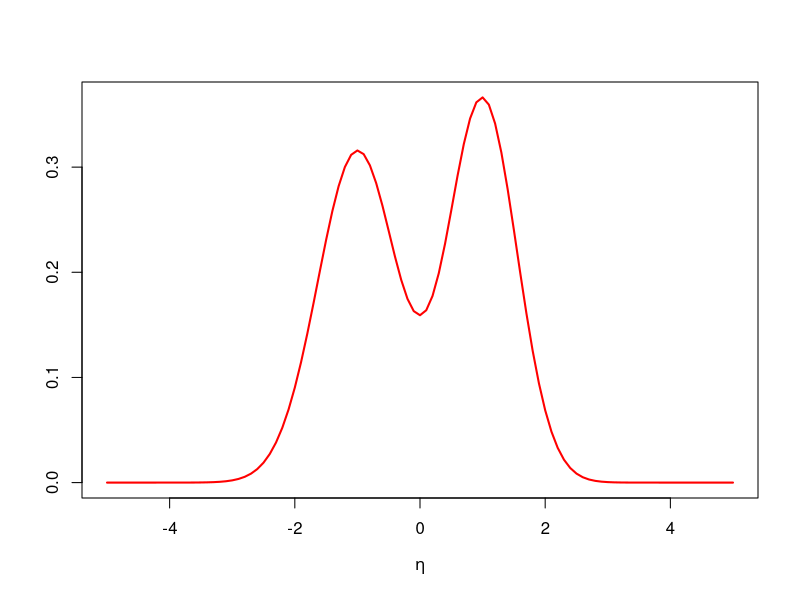
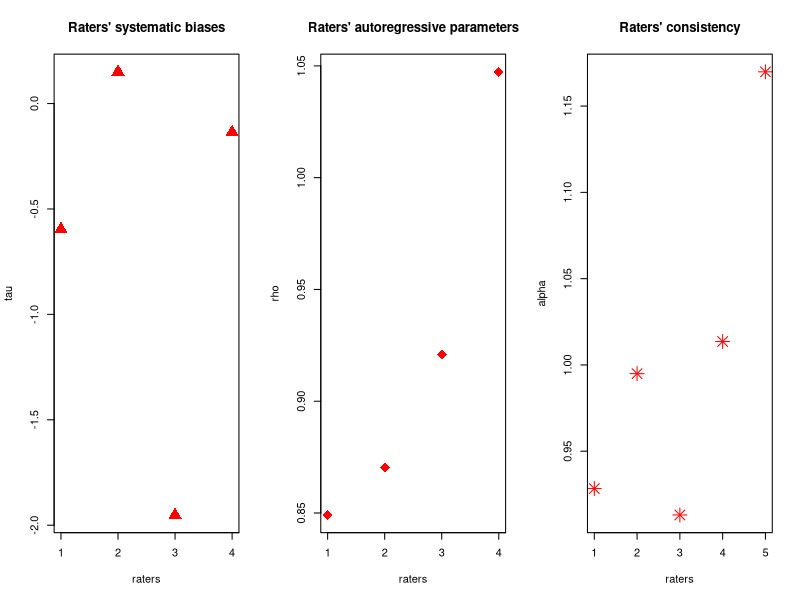
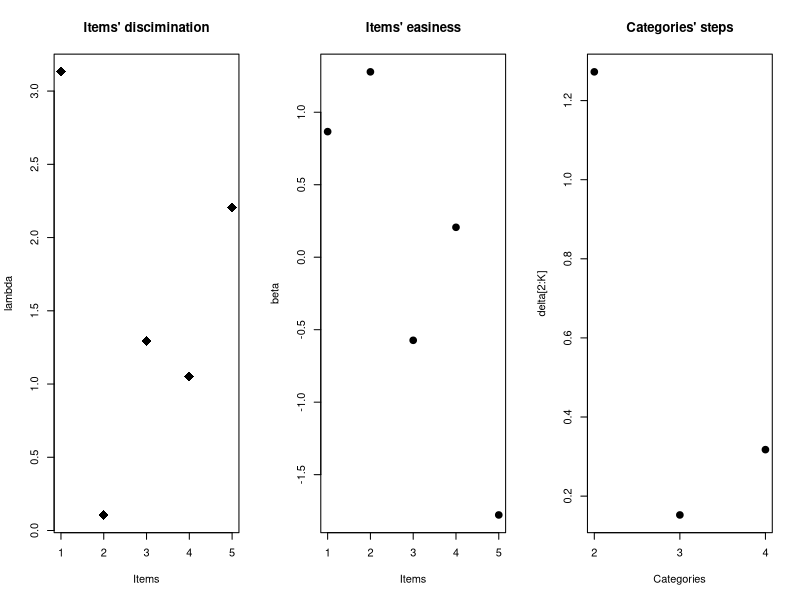
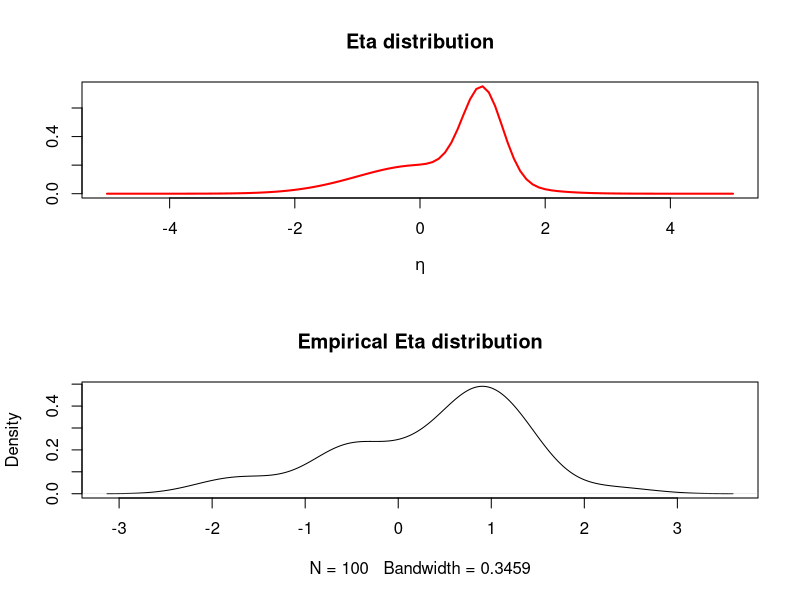
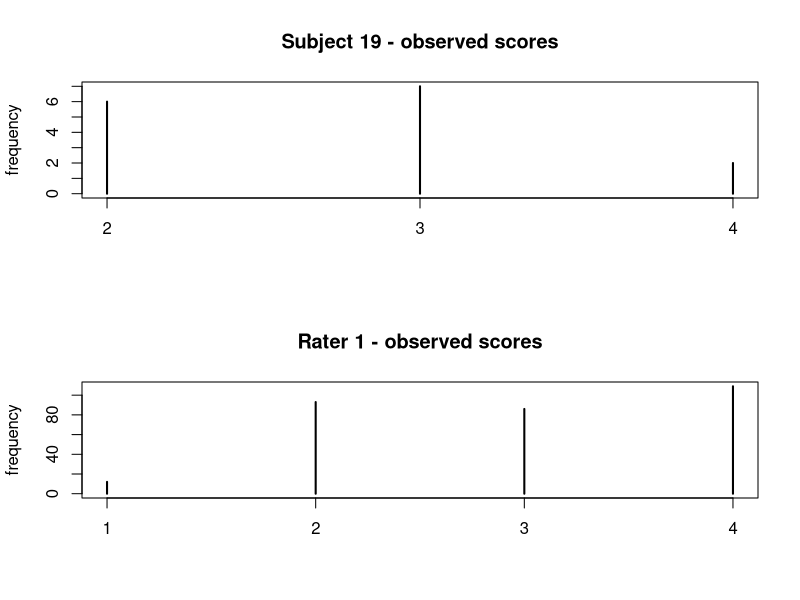

Here is the R script that generated these plots, in order:
##############################################################################################
# https://github.com/salleuska/IRT_raters
# ------------------------------ DATA GENERATING PROCESS -------------------------------------
rm(list=ls())
library(MASS)

N               = 100                                                           # Subjects sample size
I               = 5                                                             # Number of items
R               = 5                                                             # Number of raters
                                                                        
K               = 4                                                             # Number of categories
C               = 1                                                             # Number of students' clusters
                                                          
sp              = 3                                                             # number of subjects per rater
tot             = sp * N * I

# ------------------------------------------------------------------------------


generateData <- function( mu, sigma, c_p_s_s, N, R, tot, PPi, II, RRi, ARi, lambda, beta, delta, R_tau, R_alpha) {
  
  y              = matrix(0, nrow=tot, ncol=1)
  c_s            = matrix(0, nrow=R, ncol=1)
  eta            = matrix(0, nrow=R, ncol=1)
  pic            = matrix(0, nrow=tot, ncol=K)
  pi             = matrix(0, nrow=tot, ncol=K)
  ppi            = matrix(0, nrow=tot, ncol=K)
  
  # Subjects random allocation
  for(j in 1:N){
    c_s[j]      = sample(length(c_p_s_s), 1, prob=c_p_s_s)
    eta[j]      = rnorm(1, mu[c_s[j]], sqrt(sigma[c_s[j]]))
  }
  
  # Observations
  
  for ( n in 1:tot ) {
   
     if(ARi[n]==0){
      
      for(k in 1:K){
        pic[n,k]          <-  exp( R_alpha[RRi[n]] * lambda[II[n]] * (eta[PPi[n]] + beta[II[n]] + delta[k] + R_tau[RRi[n],1]  ) )   # Adjacent categories logits (Agresti, 2013, pp.309-310; Masters, 1982, p.158)
        pi[n,k]           <-  sum(pic[n,1:k])     
      }
      
    }else{
      
      for(k in 1:K){
        pic[n,k]          <-  exp( R_alpha[RRi[n]] * lambda[II[n]] * (eta[PPi[n]] + beta[II[n]] + delta[k] + R_tau[RRi[n],1] + R_tau[RRi[n],2]*eta[ARi[n]] ) )   # Adjacent categories logits (Agresti, 2013, pp.309-310; Masters, 1982, p.158)
        pi[n,k]           <-  sum(pic[n,1:k])     
      }
      
    }
    
    ppi[n,1:K]      <- pi[n,1:K]/sum(pi[n,1:K])
    
    y[n]   = sample(1:K,1,prob=ppi[n,1:K])
    
    }
  
  
  list(y=y, eta=eta, c_s=c_s, ppi=ppi)
}

################################################################################
################################################################################

# ------------ Subjects' Latent Ability Distribution ---------------------------
# Let's assign a distribution to the subjects' latent ability ??? 

Grid_s              = seq(-5, 5, len = 200)
mu                  = c(-1,1)
sigma               = c(0.4,0.3)
c_p_s_s             = c(0.5,0.5)
par(mfrow=c(1, 1))

# plot
curve(c_p_s_s[1]*dnorm(x,mu[1],sqrt(sigma[1])) 
      + c_p_s_s[2]*dnorm(x,mu[2],sqrt(sigma[2])),from=min(Grid_s),to=max(Grid_s),col="red",lwd=2,
      xlab=quote(eta),ylab="")

# ------------ Raters' Features Distribution ---------------------------
# Rater's features: systematic bias, autoregressive coefficient, consistency, respectively. 

Omega = rbind(                                                                   # Correlation matrix
              c(1, 0.1, 0.3),
              c(0.1, 1, 0.1),
              c(0.3, 0.1, 1))

sigma = c(1,0.1,0.1)                                                            # standard deviations vector

Sigma = diag(sigma) %*% Omega %*% diag(sigma)

mu = c(0, 1, 0)                                                                   # MVN mean 

R_features   = mvrnorm( R-1, mu, Sigma) 


R_tau        = rbind(R_features[,1:2],c(-sum(R_features[,1]), 
                                        -sum(R_features[,2]) ))                 #Constraints on one Rater's features
R_alpha      = c(exp(R_features[,3]),exp(-sum(R_features[,3])))

# R_alpha      = rep(1,I) # ???

par(mfrow=c(1, 3))
plot(R_features[,1],xlab="raters",ylab="tau",cex=2,pch=17,col="red",
     main="Raters' systematic biases",xaxt = "n")                               # raters' systematic biases
axis(1,at=1:R)
plot(R_features[,2],xlab="raters",ylab="rho",cex=2,pch=18,col="red",
     main="Raters' autoregressive parameters",xaxt = "n")                       # raters' systematic biases
axis(1,at=1:R)

plot(R_alpha,xlab="raters",ylab="alpha",cex=2,pch=8,col="red",
     main="Raters' consistency",xaxt = "n")                                     # raters' systematic biases
axis(1,at=1:R)

# plot(tau[,1],tau[,2])

# ------------ Items' Parameters Distribution ---------------------------
l_lambda    = rep(NA,I)
lambda      = rep(NA,I)
beta        = rep(NA,I)
delta       = rep(NA,K)

l_lambda    = rnorm(I-1,0,1)
beta        = rnorm(I-1,0,1)

l_lambda[I] = -sum(l_lambda[1:(I-1)])

lambda      = exp(l_lambda)                                                     # constraints on items parameters
beta[I]     = -sum(beta[1:(I-1)])


delta[2:K]  = rgamma(length(2:K),1,3)                                   
delta[1]    = 0

par(mfrow=c(1, 3))
plot(lambda,pch=18,cex=2,xlab="Items",main="Items' discimination",xaxt = "n")
axis(1,at=1:I)
plot(beta,pch=20,cex=2,xlab="Items", main="Items' easiness",xaxt = "n")
axis(1,at=1:I)
plot(delta[2:K],pch=20,cex=2,xlab="Categories",main="Categories' steps",xaxt = "n")
axis(1,at=1:(K-1),labels=2:K)
################################################################################
# Let's assign subcjets to raters 

Q_mat = matrix(0,N,R)                                                            # maps the subjetcs into the raters
gg = rep(1/R,R)
for(j in 1:N){
  if(sp == R){
    ind          = 1:R 
  }else{
    ind          = sample(1:R,sp,replace = FALSE,prob = exp(gg)) 
  }
  
  Q_mat[j,ind] = 1
  
}
# Let's Check it out!

apply(Q_mat,2,sum)
apply(Q_mat,1,sum)==sp

# Let's create the vectors mapping the observations into: the students (PP), the items (II) and the raters (RR)
# We also map each student to the previous rated by the same rater, for the AutoRegressive path (AR)
PP  = which(Q_mat[,1]==1)
RR  = rep(1,length(PP))
AR  = c(0,which(Q_mat[,1]==1)[-length(which(Q_mat[,1]==1))])

for(i in 2:I){
  PP = c(PP,which(Q_mat[,i]==1)) 
  RR = c(RR,rep(i,length(which(Q_mat[,i]==1))))
  AR = c(AR,c(0,which(Q_mat[,i]==1)[-length(which(Q_mat[,i]==1))]))
}


# Let's Check them out!
length(which(PP==1))==sp
length(which(RR==1))==apply(Q_mat,2,sum)[1]
length(AR) == length(PP)

# Let's link them to the items IDs
PPi = rep(PP[1],I)
RRi = rep(RR[1],I)
ARi = rep(AR[1],I)

for(n in 2:length(PP)){
  PPi = c(PPi, rep(PP[n],I))
  RRi = c(RRi, rep(RR[n],I))
  ARi = c(ARi, rep(AR[n],I))
}
II = rep(1:I,length(PP))

length(II)==length(PPi)
length(II)==length(ARi)
# Let's take a look
(cbind(II,PPi,RRi,ARi))[1:20,]

################################################################################



Data = generateData(mu,sigma ,c_p_s_s, N, 
                    R, length(PPi), PPi, II, RRi, ARi, 
                    lambda, beta, delta, R_tau,R_alpha) 

# Check on the generated data:
# Generated Etas
par(mfrow=c(2, 1))
curve(c_p_s_s[1]*dnorm(x,mu[1],sqrt(sigma[1])) 
      + c_p_s_s[2]*dnorm(x,mu[2],sqrt(sigma[2])),from=min(Grid_s),to=max(Grid_s),col="red",lwd=2,
      xlab=quote(eta),ylab="",main="Eta distribution")
plot(density(Data$eta),main="Empirical Eta distribution")

# Just to give an example of observed scores: 
plot(table(Data$y[which(PPi==19)]),ylab="frequency",main="Subject 19 - observed scores")
plot(table(Data$y[which(RRi==1)]),ylab="frequency",main="Rater 1 - observed scores")





